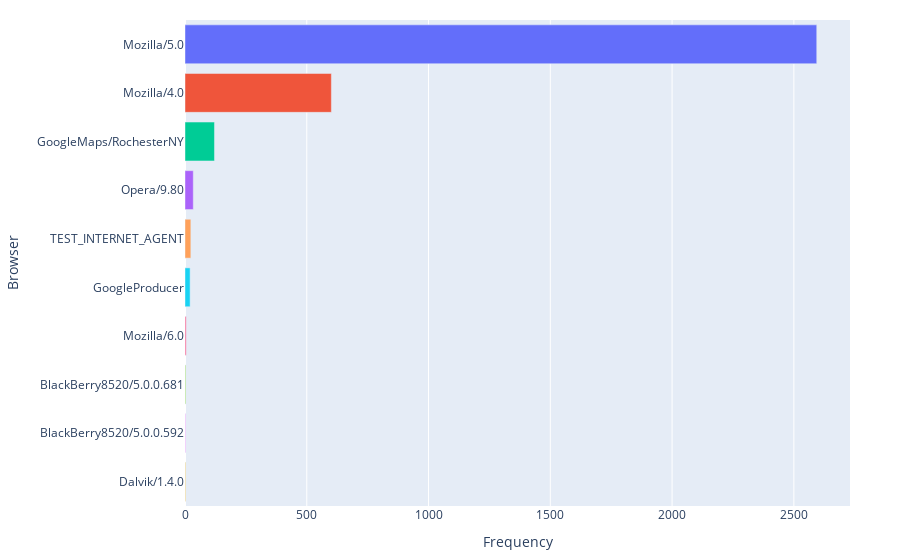

Here is the notebook cell this chart was saved with:
### Code cell
# Plot using Plotly
brows_subset = brows_counts.head(10)

fig = go.Figure(go.Bar(x=brows_subset.to_numpy(), y=brows_subset.index, orientation='h', 
                       marker_color=px.colors.qualitative.Plotly))

fig.update_layout(
    margin=dict(l=50, r=50, b=20, t=20),
    xaxis=dict(title_text='Frequency'),
    yaxis=dict(autorange='reversed', title_text='Browser'))

### Figure 1 — Plotly figure (JSON) as saved in the notebook; plotly's stock layout.template omitted (floating-point values rounded to 4 significant figures)
{"data": [{"marker": {"color": ["#636EFA", "#EF553B", "#00CC96", "#AB63FA", "#FFA15A", "#19D3F3", "#FF6692", "#B6E880", "#FF97FF", "#FECB52"]}, "orientation": "h", "type": "bar", "x": [2594, 601, 121, 34, 24, 21, 5, 4, 3, 3], "y": ["Mozilla/5.0", "Mozilla/4.0", "GoogleMaps/RochesterNY", "Opera/9.80", "TEST_INTERNET_AGENT", "GoogleProducer", "Mozilla/6.0", "BlackBerry8520/5.0.0.681", "BlackBerry8520/5.0.0.592", "Dalvik/1.4.0"]}], "layout": {"margin": {"b": 20, "l": 50, "r": 50, "t": 20}, "xaxis": {"title": {"text": "Frequency"}}, "yaxis": {"autorange": "reversed", "title": {"text": "Browser"}}}}
